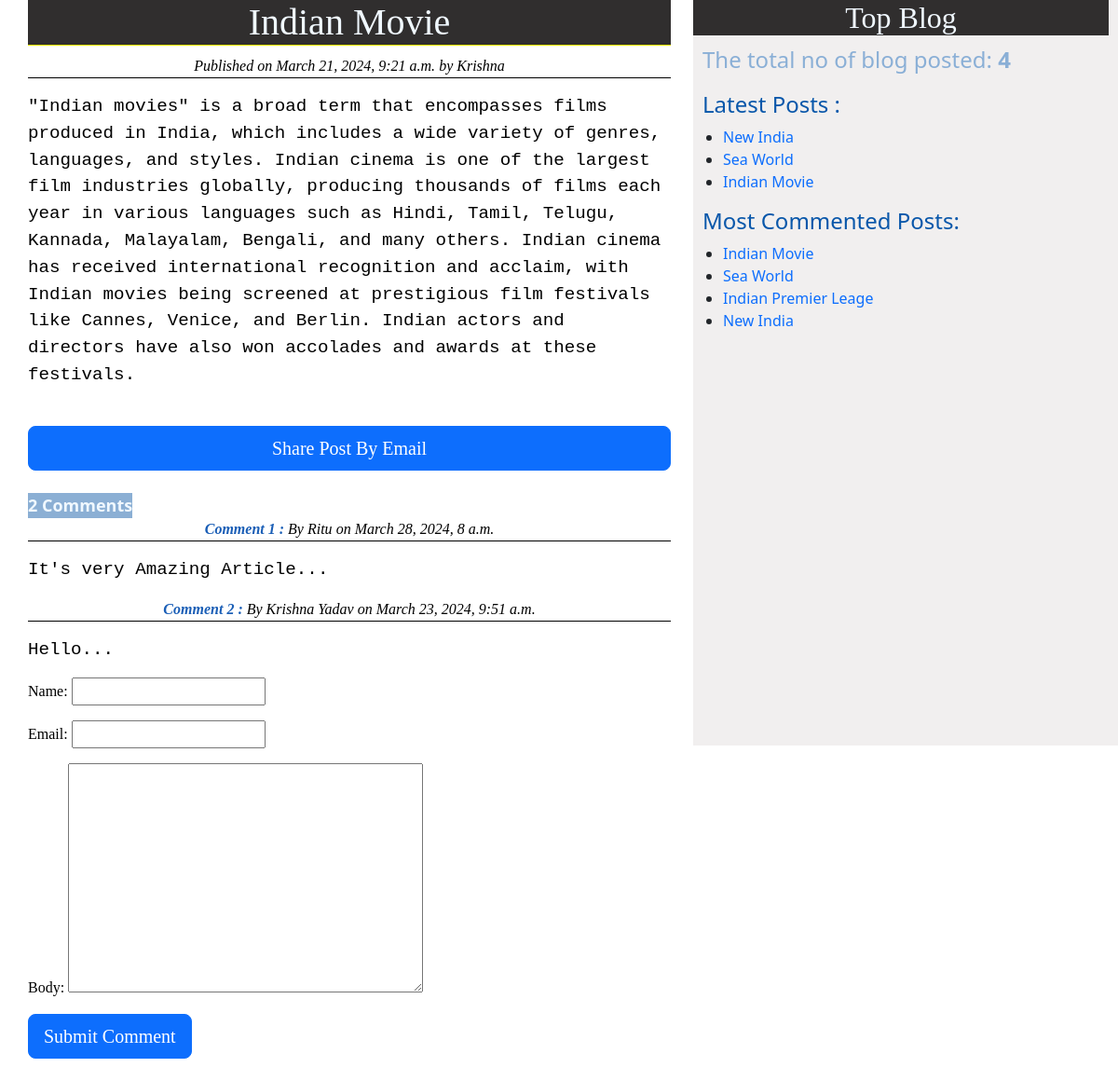
Screenshot of /2024/03/21/indian-movies/ with the database file from the repository.
### blog/models.py (models this page shows, shortened)
class Post(models.Model):
    STATUS_CHOICES = (('draft', 'Draft'),('published', 'Published'))
    title = models.CharField(max_length = 256)
    slug = models.SlugField(max_length = 264, unique_for_date = 'publish')
    author = models.ForeignKey(User, related_name = 'blog_posts', on_delete=models.CASCADE)
    body = models.TextField()
    publish = models.DateTimeField(default = timezone.now)
    created = models.DateTimeField(auto_now_add = True)
    updated = models.DateTimeField(auto_now = True)
    status = models.CharField(max_length = 10, choices = STATUS_CHOICES, default = 'draft')
    objects=CustomManager()
    tag = TaggableManager()
    class Meta:
        ordering = ('-publish',)
    def get_absolute_url(self):
        return reverse('post_detail',
                        args=[self.publish.year,
                        self.publish.strftime('%m'),
                        self.publish.strftime('%d'),
                        self.slug])

class Comment(models.Model):
    post = models.ForeignKey(Post, related_name = 'comments', on_delete=models.CASCADE)
    name = models.CharField(max_length = 32)
    email = models.EmailField()
    body = models.TextField()
    created = models.DateTimeField(auto_now_add = True)
    updated = models.DateTimeField(auto_now = True)
    active = models.BooleanField(default = True)
    class Meta:
        ordering=('-created',)

### blog/views.py (the view)
# urls.py: path('<int:year>/<int:month>/<int:day>/<slug:slug2>/', views.post_detail_view, name='post_detail'),
def post_detail_view(request, year, month, day, slug2):
    post_object=get_object_or_404(Post, slug=slug2,
                           status='published',
                           publish__year=year,
                           publish__month=month,
                           publish__day=day,
                           )
    comments = post_object.comments.filter(active=True)
    csubmit = False
    if request.method == 'POST':
        form = CommentForm(request.POST)
        if form.is_valid():
            new_comment = form.save(commit = False)
            new_comment.post = post_object
            new_comment.save()
            csubmit = True
    else:
        form = CommentForm()
    return render(request, 'blog/post_detail.html', {'post':post_object, 'form':form, 'csubmit':csubmit, 'comments':comments})

### blog/forms.py
class CommentForm(forms.ModelForm):
    class Meta:
        model=Comment
        fields = ('name', 'email', 'body')

### blog/models.py (called while the page is built)
    def get_queryset(self):
        return super().get_queryset().filter(status='published')

### blog/templatetags/blog_tags.py (called while the page is built)
@register.simple_tag
def total_posts():
    return Post.objects.count()

@register.inclusion_tag('blog/latest_post.html')
def show_latest_posts():
    latest_posts=Post.objects.order_by('-publish')[:3]
    return {'latest_posts':latest_posts}

@register.simple_tag
def get_most_commented_posts(count=5):
    return Post.objects.annotate(total_comments=Count('comments')).order_by('-total_comments')[:count]

### templates/blog/post_detail.html (shortened to what this page needs)
{% extends 'blog/base.html' %}
{% block content %}
    <h1>{{post.title}}</h1>
    <p class="detail">Published on {{post.publish}} by {{post.author | title}}</p>
    <div class="main">{{post.body|linebreaks}}</div><br>
    <a href="/{{post.id}}/share/" class="btn btn-lg btn-primary d-flex align-items-center justify-content-center mb-4">Share Post By Email</a>
    {% with comments.count as comments_count %}
    <div id="cmnt">{{comments_count}} Comment{{comments_count|pluralize}}</div>
    {%endwith%}
   {% if comments %}
   {% for comment in comments %}
        <p class="detail"><span id="head">Comment {{forloop.counter}} : </span>By {{comment.name}} on {{comment.created}}</p>
        <div class="main">{{comment.body|linebreaks}}</div>
    {% endfor %}
   {% else %}
       <p class="main">Ther are no comments Yet !!!</p>
    {% endif %}
    {% if csubmit %}
        <h2>Your comment submitted succesfully!</h2>
    {% else %}
        <form method="POST">
            {{form.as_p}}
            <input type="submit" name="" value="Submit Comment" class="btn btn-lg btn-primary d-flex align-items-center justify-content-center mb-4">
        </form>
    {% endif %}
{% endblock %}

### templates/blog/base.html (shortened to what this page needs)
<!DOCTYPE html>
{% load blog_tags %}
{% load static %}
<html lang="en">
<head>
    <link rel="stylesheet" href="https://cdn.jsdelivr.net/npm/bootstrap@5.3.2/dist/css/bootstrap.min.css">
    <link rel="stylesheet" href="{% static './blog/post.css' %}">
</head>
<body>
    <div class="content">
        {% block content %}
        {% endblock %}
    </div>
    <div class="sidebar">
        <h2>Top Blog</h2>
        <p class="count">The total no of blog posted: <b>{% total_posts %}</b></p>
        <h4>Latest Posts :</h4> {% show_latest_posts %}
        <h4>Most Commented Posts:</h4>
        {% get_most_commented_posts as most_commented_posts %}
        <ul>
            {% for post in most_commented_posts %}
            <li><a href="{{post.get_absolute_url}}">{{post.title}}</a></li>
            {% endfor %}
        </ul>
    </div>
</body>
</html>

### templates/blog/latest_post.html
<ul>
    {% for post in latest_posts %}
    <li><a href="{{post.get_absolute_url}}">{{post.title}}</a></li>
    {% endfor %}
</ul>

### statics/blog/post.css (style rules this page uses)
.content { color:black; width: 60%; float: left; padding: 0 0 0 30px; background-color: white; max-height: 100%; font-family: 'Times New Roman', Times, serif; }
.sidebar { background-color: rgb(241, 239, 239); width: 38%; float: right; height: 100vh; padding-right: 10px; }
h1 { background-color: rgb(48, 46, 46); color: aliceblue; font-family: cursive; text-align: center; border-bottom: 1px solid yellow; margin-bottom: 10px; }
h2 { text-align: center; background-color: rgb(48, 46, 46); font-family: cursive; color: aliceblue; }
a { text-decoration: none; position: relative; }
a::after { content: ''; position: absolute; left: 0; bottom: -2px; width: 100%; height: 2px; background-color: #007bff; visibility: hidden; transform: scaleX(0); transition: all 0.3s ease-in-out; }
.detail { font-style: italic; text-align: center; font-weight: 300; border-bottom: 1px solid black; }
.main { font-family: 'Courier New', Courier, monospace; font-size: larger; font-weight:500 }
.count { font-size: x-large; color: #8aafd6; padding-left: 10px; }
h4 { color: #0957aa; padding-left: 10px; }
#cmnt { background-color: #8bafd4; color: aliceblue; width: fit-content; font-weight: bold; font-size: large; font-family: 'Segoe UI', Tahoma, Geneva, Verdana, sans-serif; }
#head { font-weight: bold; color:rgb(26, 94, 182); }

### rows the page displays
Post: title "Indian Movie", publish "March 21, 2024, 9:21 a.m.", author "Krishna", body "\"Indian movies\" is a broad term that encompasses films produced in India, which includes a wide variety of genres, languages, and styles. Indian cinema is one of the largest film industries globally, producing thousands of films each year in various languages such as Hindi, Tamil, Telugu, Kannada, Malayalam, Bengali, and many others. Indian cinema has received international recognition and acclaim, with Indian movies being screened at prestigious film festivals like Cannes, Venice, and Berlin. Indian actors and directors have also won accolades and awards at these festivals."
Comment: name "Ritu", created "March 28, 2024, 8 a.m.", body "It's very Amazing Article..."
Comment: name "Krishna Yadav", created "March 23, 2024, 9:51 a.m.", body "Hello..."
Post: title "New India"
Post: title "Sea World"
Post: title "Indian Premier Leage"

### other values shown
{{ comments_count }} "2"
